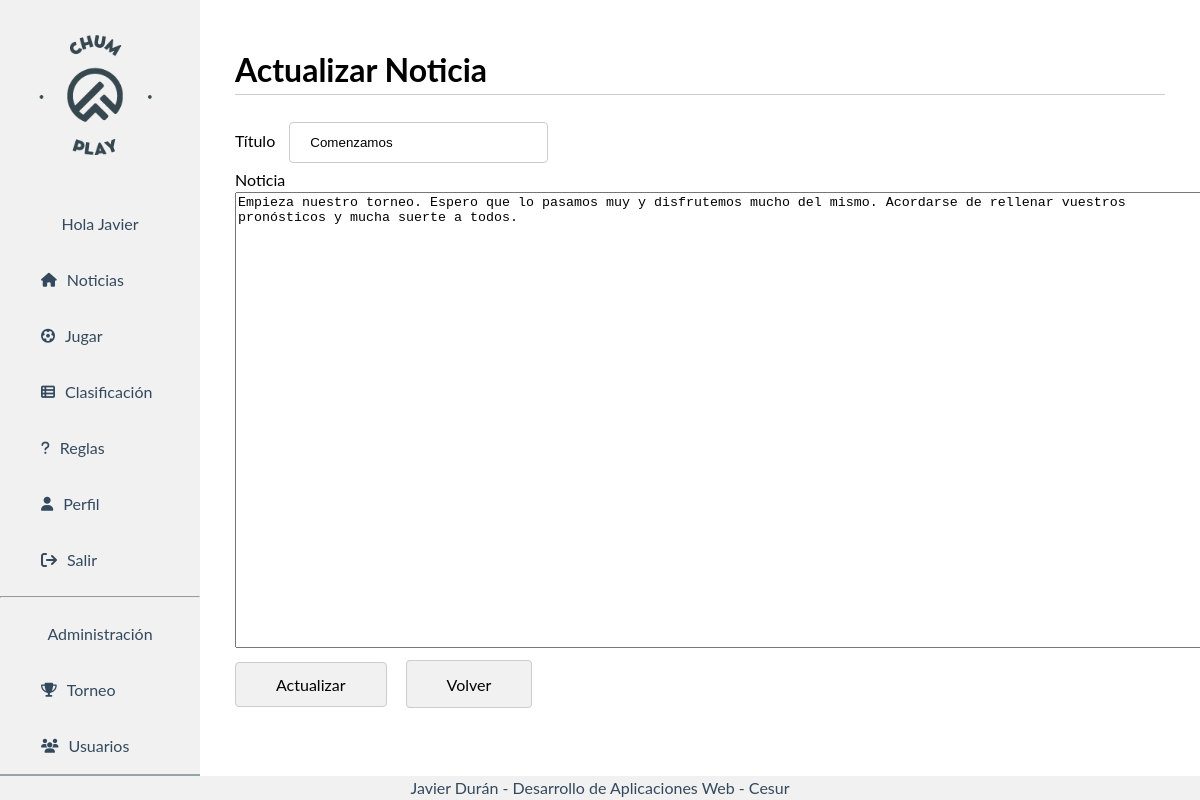
The page /admin/notices/modify_notice.php?id=1 (signed in) on the database its author committed.
### tables this page shows
CREATE TABLE `tbl_notices` (
  `id` int(11) NOT NULL,
  `title` varchar(256) NOT NULL,
  `article` varchar(4000) NOT NULL,
  `created` datetime NOT NULL
);

### lib/Session_Users.php (called while the page is built, shortened)
<?php
class Session_Users
{
  private $usuario=null;
  private $rol = null;
  function __construct()
  {
    if(isset($_SESSION["usuario"]) || isset($_SESSION["rol"]) || isset($_SESSION["id"]) ) {
      $this->usuario=$_SESSION["usuario"];
      $this->rol = $_SESSION["rol"];
    }
  }
  public function getUsuario(){
    return $this->usuario;
  }
  public function getRol(){
    return $this->rol;
  }
}
?>

### lib/db.php (called while the page is built, shortened)
<?php
class db
{
  private $host = "localhost";
  private $user = "root";
  private $pass = "";
  private $db_name = "chumplay";
  private $conexion;
  private $error = false;
  function __construct()
  {
    $this->conexion = new mysqli($this->host, $this->user, $this->pass, $this->db_name);
  }
  public function realizarConsulta($consulta)
  {
    if ($this->error == false) {
      $resultado = $this->conexion->query($consulta);
      return $resultado;
    } else {
      $this->error_msj = "Imposible realizar la consulta: " . $consulta;
      return null;
    }
  }
}

### lib/Notices.php (called while the page is built, shortened)
<?php
include "db.php";
class Notices extends db
{
    function getNoticebyID($id)
    {
        $sql = "SELECT * from tbl_notices WHERE id='" . $id . "'";
        $resultado = $this->realizarConsulta($sql);
        if ($resultado != false) {
            if ($resultado != false) {
                return $resultado->fetch_assoc();
            } else {
                return null;
            }
        } else {
            return null;
        }
    }
}

### admin/notices/modify_notice.php (the view, shortened to what this page needs)
<?php
include "../../lib/Notices.php";
include "../../lib/Session_Users.php";
$seguridad = new Session_Users();
$nameuser_session = $seguridad->getUsuario();
$roluser_session = $seguridad->getRol();
$notices = new Notices();
$id = $_GET['id'];
$row = $notices->getNoticebyID($id);
?>
<!DOCTYPE html>
<html lang="en">
<head>
    <link rel="stylesheet" type="text/css" href="../../css/menu.css">
    <link rel="stylesheet" type="text/css" href="../../css/style.css">
    <link rel="stylesheet" href="https://cdnjs.cloudflare.com/ajax/libs/font-awesome/6.1.1/css/all.min.css" />
</head>
<body>
    <div class="sidebar">
        <img src="../../img/logo.png" alt="ChumPlay" title="ChumPlay">
        <label class="namelogin">Hola <?php echo $nameuser_session; ?></label>
        <a href="../../home.php"> <i class="fa fa-home fa-sm"></i>Noticias</a>
        <a href="../../play.php"><i class="fa fa-solid fa-futbol fa-sm"></i>Jugar</a>
        <a href="../../rating.php"><i class="fa fa-solid fa-table-list fa-sm"></i>Clasificación</a>
        <a href="../../rules.php"><i class="fa fa-solid fa-question fa-sm"></i>Reglas</a>
        <a href="../../profile.php"><i class="fa fa-solid fa-user fa-sm"></i>Perfil</a>
        <a href="../../logout.php"><i class="fa fa-solid fa-arrow-right-from-bracket"></i>Salir</a>
        <?php if ($roluser_session == 1) { ?>
            <hr>
            <label class="admin">Administración</label>
            <a href="../cup.php"><i class="fa fa-solid fa-trophy fa-sm"></i>Torneo</a>
            <a href="../players.php"><i class="fa fa-solid fa-users fa-sm"></i>Usuarios</a>
            <a class="active" href="../notices.php"><i class="fa fa-solid fa-file-lines"></i>Noticias</a>
        <?php }
        ?>
    </div>
    <div class="content">
        <h1>Actualizar Noticia</h1>
        <form name="modificar_noticia" method="POST" action="update_notice.php">
            <div>
                <label for="title">Título</label>
                <input type="text" class="form-control" name="title" size="25" value="<?php echo $row['title']; ?>" />
                <br>
                <label for="titulo">Noticia</label>
                <br>
            </div>
            <div>
                <textarea cols="120" rows="30" name="article"><?php echo $row['article']; ?></textarea>
            </div>
            <div>
                <input class="a_players" type="submit" name="Guardar" value="Actualizar" title="Actualizar Noticia" />
                <a class="a_players" href=../notices.php>Volver </a>
            </div>
        </form>
    </div>
    <div class="footer">
            Javier Durán - Desarrollo de Aplicaciones Web - Cesur
    </div>
</body>
</html>

### css/menu.css (style rules this page uses)
body { margin: 0; font-family: "Lato", sans-serif; }
.fa { padding-right: 10px; }
.admin { display: block; color: #34495e; padding: 16px; text-decoration: none; text-align: center; }
.namelogin { display: block; color: #34495e; padding: 16px; text-decoration: none; text-align: center; }
.sidebar { margin: 0; padding: 0; width: 200px; background-color: #f1f1f1; position: fixed; height: 100%; overflow: auto; font-size: 1.0em; }
.sidebar img { width: 95%; }
.sidebar a { display: block; color: #34495e; padding: 16px; text-decoration: none; }
.sidebar a.active { background-color: #95a5a6; color: white; }
div.content { margin-left: 200px; padding: 25px 35px; }
.footer { position: fixed; left: 0; bottom: 0; width: 100%; background-color: #f1f1f1; color: #34495e; text-align: center; }

### css/style.css (style rules this page uses)
html, body { line-height: 1.5; }
h1 { border-bottom: 1px solid #ccc; }
input[type=text] { margin: 5px 10px 5px 10px; padding: 12px 20px; display: inline-block; border: 1px solid #ccc; border-radius: 4px; text-transform: uppercase; }
input[type=submit] { background-color: #f1f1f1; color: black; padding: 12px 40px; margin: 8px 0; border: none; border-radius: 4px; cursor: pointer; font-family: "Lato", sans-serif; font-size: 1.0em; }
.form-control { margin: 5px 10px 5px 10px; padding: 12px 20px; display: inline-block; border: 1px solid #ccc; border-radius: 4px; text-transform: none !important; }
.a_players { background-color: #f1f1f1; color: black; padding: 13.5px 40px; margin: 8px 0 0 15px; border: 1px solid #ccc !important; border-radius: 4px; cursor: pointer; font-family: "Lato", sans-serif; font-size: 1.0em; text-decoration: none; }
.fa { display: flex; justify-content: center; align-items: center; padding-left: 25px; color: #34495e; }

### rows shown on the page
tbl_notices: title "Comenzamos", article "Empieza nuestro torneo. Espero que lo pasamos muy y disfrutemos mucho del mismo. Acordarse de rellenar vuestros pronósticos y mucha suerte a todos."

### other values the page prints
$nameuser_session "Javier"
